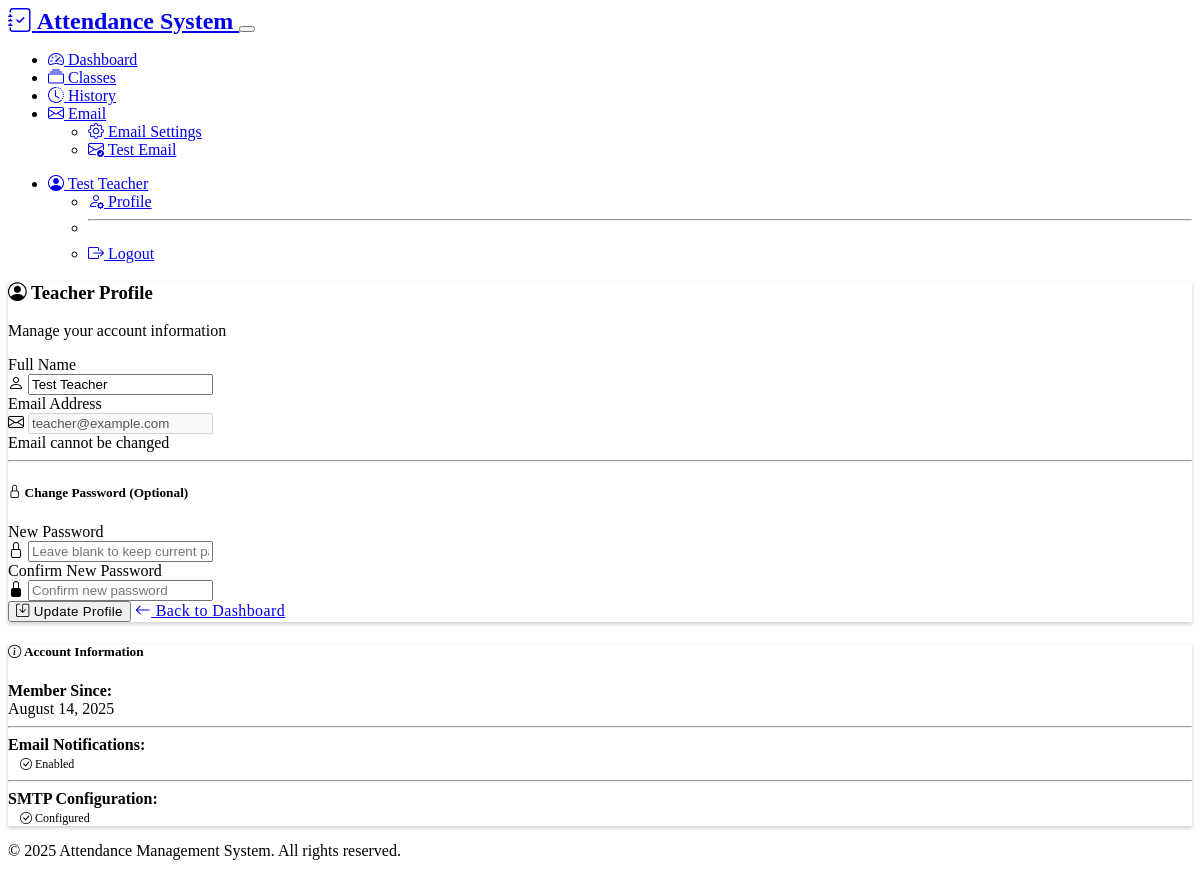
The page /profile (signed in) on the database its author committed.
### models.py (models this page shows, shortened)
class Teacher(db.Model):
    id = db.Column(db.Integer, primary_key=True)
    name = db.Column(db.String(100), nullable=False)
    email = db.Column(db.String(120), unique=True, nullable=False)
    password_hash = db.Column(db.String(256), nullable=False)
    created_at = db.Column(db.DateTime, default=datetime.utcnow)
    smtp_email = db.Column(db.String(120), nullable=True)  # Email for sending notifications
    smtp_password = db.Column(db.Text, nullable=True)  # App password for SMTP
    smtp_server = db.Column(db.String(100), default='smtp.gmail.com')
    smtp_port = db.Column(db.Integer, default=587)
    email_notifications_enabled = db.Column(db.Boolean, default=True)
    classes = db.relationship('Class', backref='teacher', lazy=True, cascade='all, delete-orphan')
    def has_email_config(self):
        return bool(self.smtp_email and self.smtp_password)

### routes.py (the view, shortened to what this page needs)
@main_bp.route('/profile', methods=['GET', 'POST'])
def profile():
    if not require_login():
        return redirect(url_for('main.login'))
    teacher = Teacher.query.get(session.get('teacher_id'))
    if not teacher:
        flash('Session expired. Please login again.', 'error')
        return redirect(url_for('main.login'))
    return render_template('profile.html', teacher=teacher)

### routes.py (called while the page is built)
def require_login():
    if 'teacher_id' not in session:
        return False
    return True

### templates/profile.html (shortened to what this page needs)
{% extends "base.html" %}
{% block content %}
<div class="row justify-content-center">
    <div class="col-md-8 col-lg-6">
        <div class="card">
            <div class="card-header">
                <h3><i class="bi bi-person-circle"></i> Teacher Profile</h3>
                <p class="mb-0 text-muted">Manage your account information</p>
            </div>
            <div class="card-body">
                <form method="POST">
                    <div class="mb-3">
                        <label for="name" class="form-label">Full Name</label>
                        <div class="input-group">
                            <span class="input-group-text"><i class="bi bi-person"></i></span>
                            <input type="text" class="form-control" id="name" name="name"
                                   value="{{ teacher.name }}" required>
                        </div>
                    </div>
                    <div class="mb-3">
                        <label for="email" class="form-label">Email Address</label>
                        <div class="input-group">
                            <span class="input-group-text"><i class="bi bi-envelope"></i></span>
                            <input type="email" class="form-control" id="email" value="{{ teacher.email }}" disabled>
                        </div>
                        <div class="form-text">Email cannot be changed</div>
                    </div>
                    <hr>
                    <h5><i class="bi bi-lock"></i> Change Password (Optional)</h5>
                    <div class="mb-3">
                        <label for="new_password" class="form-label">New Password</label>
                        <div class="input-group">
                            <span class="input-group-text"><i class="bi bi-lock"></i></span>
                            <input type="password" class="form-control" id="new_password" name="new_password"
                                   minlength="6" placeholder="Leave blank to keep current password">
                        </div>
                    </div>
                    <div class="mb-3">
                        <label for="confirm_password" class="form-label">Confirm New Password</label>
                        <div class="input-group">
                            <span class="input-group-text"><i class="bi bi-lock-fill"></i></span>
                            <input type="password" class="form-control" id="confirm_password" name="confirm_password"
                                   minlength="6" placeholder="Confirm new password">
                        </div>
                    </div>
                    <div class="d-grid gap-2">
                        <button type="submit" class="btn btn-primary">
                            <i class="bi bi-save"></i> Update Profile
                        </button>
                        <a href="{{ url_for('main.dashboard') }}" class="btn btn-outline-secondary">
                            <i class="bi bi-arrow-left"></i> Back to Dashboard
                        </a>
                    </div>
                </form>
            </div>
        </div>
        <div class="card mt-4">
            <div class="card-header">
                <h5><i class="bi bi-info-circle"></i> Account Information</h5>
            </div>
            <div class="card-body">
                <div class="row">
                    <div class="col-6">
                        <strong>Member Since:</strong>
                    </div>
                    <div class="col-6">
                        {{ teacher.created_at.strftime('%B %d, %Y') }}
                    </div>
                </div>
                <hr>
                <div class="row">
                    <div class="col-6">
                        <strong>Email Notifications:</strong>
                    </div>
                    <div class="col-6">
                        {% if teacher.email_notifications_enabled %}
                            <span class="badge bg-success">
                                <i class="bi bi-check-circle"></i> Enabled
                            </span>
                        {% else %}
                            <span class="badge bg-secondary">
                                <i class="bi bi-x-circle"></i> Disabled
                            </span>
                        {% endif %}
                    </div>
                </div>
                <hr>
                <div class="row">
                    <div class="col-6">
                        <strong>SMTP Configuration:</strong>
                    </div>
                    <div class="col-6">
                        {% if teacher.has_email_config() %}
                            <span class="badge bg-success">
                                <i class="bi bi-check-circle"></i> Configured
                            </span>
                        {% else %}
                            <span class="badge bg-warning">
                                <i class="bi bi-exclamation-triangle"></i> Not Configured
                            </span>
                        {% endif %}
                    </div>
                </div>
            </div>
        </div>
    </div>
</div>
{% endblock %}

### templates/base.html (shortened to what this page needs)
<!DOCTYPE html>
<html lang="en" data-bs-theme="dark">
<head>
    <link href="https://cdn.replit.com/agent/bootstrap-agent-dark-theme.min.css" rel="stylesheet">
    <link href="https://cdn.jsdelivr.net/npm/bootstrap-icons@1.11.3/font/bootstrap-icons.css" rel="stylesheet">
    <link href="{{ url_for('static', filename='css/style.css') }}" rel="stylesheet">
</head>
<body>
    {% if session.teacher_id %}
    <nav class="navbar navbar-expand-lg navbar-dark bg-dark">
        <div class="container">
            <a class="navbar-brand" href="{{ url_for('main.dashboard') }}">
                <i class="bi bi-journal-check"></i> Attendance System
            </a>
            <button class="navbar-toggler" type="button" data-bs-toggle="collapse" data-bs-target="#navbarNav">
            </button>
            <div class="collapse navbar-collapse" id="navbarNav">
                <ul class="navbar-nav me-auto">
                    <li class="nav-item">
                        <a class="nav-link" href="{{ url_for('main.dashboard') }}">
                            <i class="bi bi-speedometer2"></i> Dashboard
                        </a>
                    </li>
                    <li class="nav-item">
                        <a class="nav-link" href="{{ url_for('main.classes') }}">
                            <i class="bi bi-collection"></i> Classes
                        </a>
                    </li>
                    <li class="nav-item">
                        <a class="nav-link" href="{{ url_for('main.history') }}">
                            <i class="bi bi-clock-history"></i> History
                        </a>
                    </li>
                    <li class="nav-item dropdown">
                        <a class="nav-link dropdown-toggle" href="#" id="emailDropdown" role="button" data-bs-toggle="dropdown">
                            <i class="bi bi-envelope"></i> Email
                        </a>
                        <ul class="dropdown-menu">
                            <li><a class="dropdown-item" href="{{ url_for('main.email_settings') }}">
                                <i class="bi bi-gear"></i> Email Settings
                            </a></li>
                            <li><a class="dropdown-item" href="{{ url_for('main.test_email') }}">
                                <i class="bi bi-envelope-check"></i> Test Email
                            </a></li>
                        </ul>
                    </li>
                </ul>
                <ul class="navbar-nav">
                    <li class="nav-item dropdown">
                        <a class="nav-link dropdown-toggle" href="#" id="navbarDropdown" role="button" data-bs-toggle="dropdown">
                            <i class="bi bi-person-circle"></i> {{ session.teacher_name }}
                        </a>
                        <ul class="dropdown-menu">
                            <li><a class="dropdown-item" href="{{ url_for('main.profile') }}">
                                <i class="bi bi-person-gear"></i> Profile
                            </a></li>
                            <li><hr class="dropdown-divider"></li>
                            <li><a class="dropdown-item" href="{{ url_for('main.logout') }}">
                                <i class="bi bi-box-arrow-right"></i> Logout
                            </a></li>
                        </ul>
                    </li>
                </ul>
            </div>
        </div>
    </nav>
    {% endif %}
    <main class="container my-4">
        {% block content %}{% endblock %}
    </main>
    <footer class="bg-dark text-light py-4 mt-5">
        <div class="container text-center">
            <p>&copy; 2025 Attendance Management System. All rights reserved.</p>
        </div>
    </footer>
</body>
</html>

### static/css/style.css (style rules this page uses)
:root { --bs-border-radius: 0.5rem; --bs-border-radius-lg: 0.75rem; }
.card { border: none; box-shadow: 0 0.125rem 0.25rem rgba(0, 0, 0, 0.2); transition: transform 0.2s ease-in-out, box-shadow 0.2s ease-in-out; }
.badge { font-size: 0.75em; padding: 0.375rem 0.75rem; }
.input-group-text { background-color: var(--bs-secondary-bg); border-color: var(--bs-border-color); }
.btn { font-weight: 500; letter-spacing: 0.025em; transition: all 0.2s ease-in-out; }
.navbar-brand { font-weight: 700; font-size: 1.5rem; }
.nav-link { font-weight: 500; transition: color 0.2s ease-in-out; }
footer { margin-top: auto; }
[data-bs-theme="dark"] { --bs-body-bg: #1a1d23; --bs-body-color: #dee2e6; }
[data-bs-theme="dark"] .card { background-color: var(--bs-dark); border-color: var(--bs-border-color); }

### rows shown on the page
Teacher: teacher_name "Test Teacher", name "Test Teacher", email "teacher@example.com", created_at "August 14, 2025"
